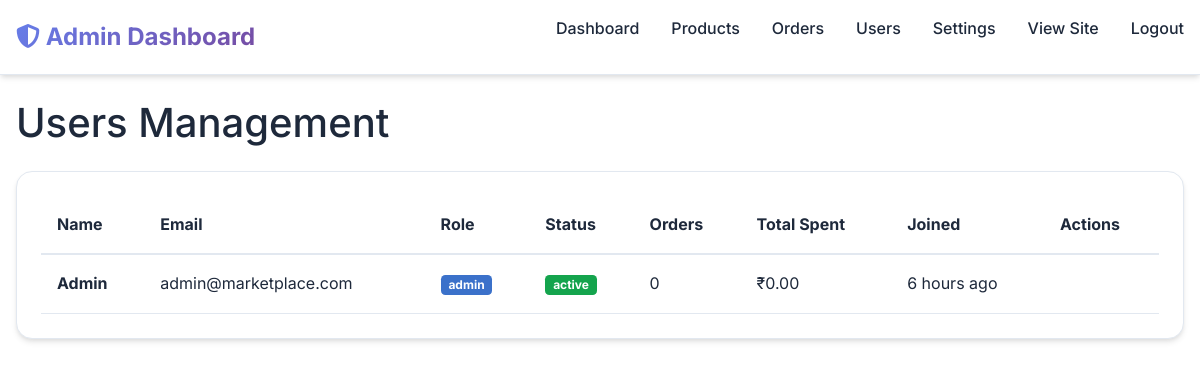
The page /ecommerce/admin/users.php (signed in) on the database its author committed.
### tables this page shows
CREATE TABLE users (
    id INT PRIMARY KEY AUTO_INCREMENT,
    name VARCHAR(100) NOT NULL,
    email VARCHAR(150) UNIQUE NOT NULL,
    password VARCHAR(255) NOT NULL,
    role ENUM('user', 'admin') DEFAULT 'user',
    status ENUM('active', 'blocked') DEFAULT 'active',
    created_at TIMESTAMP DEFAULT CURRENT_TIMESTAMP,
    updated_at TIMESTAMP DEFAULT CURRENT_TIMESTAMP ON UPDATE CURRENT_TIMESTAMP,
    INDEX idx_email (email),
    INDEX idx_role (role)
);

### ecommerce/includes/functions.php (called while the page is built, shortened)
<?php
function formatCurrency($amount) {
    $settings = getSettings();
    $symbol = $settings['currency_symbol'] ?? '₹';
    return $symbol . number_format($amount, 2);
}
function getSettings() {
    static $settings = null;
    if ($settings === null) {
        $db = Database::getInstance()->getConnection();
        $stmt = $db->query("SELECT setting_key, setting_value FROM settings");
        $settings = [];
        while ($row = $stmt->fetch()) {
            $settings[$row['setting_key']] = $row['setting_value'];
        }
    }
    return $settings;
}
function baseUrl($path = '') {
    return APP_URL . '/' . ltrim($path, '/');
}
function asset($path) {
    return baseUrl('assets/' . ltrim($path, '/'));
}
function timeAgo($datetime) {
    $timestamp = strtotime($datetime);
    $diff = time() - $timestamp;
    if ($diff < 86400) return floor($diff / 3600) . ' hours ago';
    return date('M d, Y', $timestamp);
}

### ecommerce/admin/users.php (the view, shortened to what this page needs)
<?php
require_once '../includes/functions.php';
$db = Database::getInstance()->getConnection();
$stmt = $db->query("
    SELECT id, name, email, role, status, created_at,
           (SELECT COUNT(*) FROM orders WHERE user_id = users.id AND payment_status = 'completed') as order_count,
           (SELECT SUM(final_amount) FROM orders WHERE user_id = users.id AND payment_status = 'completed') as total_spent
    FROM users
    ORDER BY created_at DESC
");
$users = $stmt->fetchAll();
?>
<!DOCTYPE html>
<html lang="en">
<head>
    <link rel="stylesheet" href="https://cdnjs.cloudflare.com/ajax/libs/font-awesome/6.4.0/css/all.min.css">
    <link href="https://cdnjs.cloudflare.com/ajax/libs/mdb-ui-kit/6.4.2/mdb.min.css" rel="stylesheet">
    <link rel="stylesheet" href="<?= asset('css/styles.css') ?>">
</head>
<body>
    <nav class="desktop-navbar">
        <div class="container">
            <a href="<?= baseUrl('admin/index.php') ?>" class="logo">
                <i class="fas fa-shield-alt"></i> Admin Dashboard
            </a>
            <ul class="nav-links">
                <li><a href="<?= baseUrl('admin/index.php') ?>">Dashboard</a></li>
                <li><a href="<?= baseUrl('admin/products.php') ?>">Products</a></li>
                <li><a href="<?= baseUrl('admin/orders.php') ?>">Orders</a></li>
                <li><a href="<?= baseUrl('admin/users.php') ?>" class="active">Users</a></li>
                <li><a href="<?= baseUrl('admin/settings.php') ?>">Settings</a></li>
                <li><a href="<?= baseUrl() ?>">View Site</a></li>
                <li><a href="<?= baseUrl('api/auth/logout.php') ?>">Logout</a></li>
            </ul>
        </div>
    </nav>
    <div class="container mt-4">
        <h1 class="mb-4">Users Management</h1>
        <div class="card">
            <div style="overflow-x: auto;">
                <table style="width: 100%; border-collapse: collapse;">
                    <thead>
                        <tr style="border-bottom: 2px solid var(--border-color);">
                            <th style="padding: 1rem; text-align: left;">Name</th>
                            <th style="padding: 1rem; text-align: left;">Email</th>
                            <th style="padding: 1rem; text-align: left;">Role</th>
                            <th style="padding: 1rem; text-align: left;">Status</th>
                            <th style="padding: 1rem; text-align: left;">Orders</th>
                            <th style="padding: 1rem; text-align: left;">Total Spent</th>
                            <th style="padding: 1rem; text-align: left;">Joined</th>
                            <th style="padding: 1rem; text-align: left;">Actions</th>
                        </tr>
                    </thead>
                    <tbody>
                        <?php foreach ($users as $user): ?>
                            <tr style="border-bottom: 1px solid var(--border-color);">
                                <td style="padding: 1rem;">
                                    <strong><?= htmlspecialchars($user['name']) ?></strong>
                                </td>
                                <td style="padding: 1rem;"><?= htmlspecialchars($user['email']) ?></td>
                                <td style="padding: 1rem;">
                                    <span class="badge <?= $user['role'] === 'admin' ? 'bg-primary' : 'bg-secondary' ?>">
                                        <?= htmlspecialchars($user['role']) ?>
                                    </span>
                                </td>
                                <td style="padding: 1rem;">
                                    <span class="badge <?= $user['status'] === 'active' ? 'bg-success' : 'bg-danger' ?>">
                                        <?= htmlspecialchars($user['status']) ?>
                                    </span>
                                </td>
                                <td style="padding: 1rem;"><?= $user['order_count'] ?></td>
                                <td style="padding: 1rem;"><?= formatCurrency($user['total_spent'] ?? 0) ?></td>
                                <td style="padding: 1rem;"><?= timeAgo($user['created_at']) ?></td>
                                <td style="padding: 1rem;">
                                </td>
                            </tr>
                        <?php endforeach; ?>
                    </tbody>
                </table>
            </div>
        </div>
    </div>
</body>
</html>

### ecommerce/assets/css/styles.css (style rules this page uses)
:root { --primary: #6366f1; --primary-dark: #4f46e5; --secondary: #8b5cf6; --accent: #ec4899; --success: #10b981; --warning: #f59e0b; --danger: #ef4444; --info: #3b82f6; --gradient-primary: linear-gradient(135deg, #667eea 0%, #764ba2 100%); --gradient-secondary: linear-gradient(135deg, #f093fb 0%, #f5576c 100%); --gradient-success: linear-gradient(135deg, #4facfe 0%, #00f2fe 100%); --bg-primary: #ffffff; --bg-secondary: #f8fafc; --bg-tertiary: #f1f5f9; --bg-hover: #f1f5f9; --text-primary: #1e293b; --text-secondary: #64748b; --border-color: #e2e8f0; --shadow: 0 4px 6px -1px rgba(0, 0, 0, 0.1), 0 2px 4px -1px rgba(0, 0, 0, 0.06); --shadow-lg: 0 20px 25px -5px rgba(0, 0, 0, 0.1), 0 10px 10px -5px rgba(0, 0, 0, 0.04); }
* { margin: 0; padding: 0; box-sizing: border-box; }
body { font-family: 'Inter', -apple-system, BlinkMacSystemFont, 'Segoe UI', Roboto, sans-serif; background-color: var(--bg-primary); color: var(--text-primary); line-height: 1.6; transition: background-color 0.3s ease, color 0.3s ease; }
.desktop-navbar { background: var(--bg-primary); border-bottom: 1px solid var(--border-color); padding: 1rem 0; position: sticky; top: 0; z-index: 999; box-shadow: var(--shadow); }
.desktop-navbar .container { display: flex; justify-content: space-between; align-items: center; max-width: 1200px; margin: 0 auto; padding: 0 1rem; }
.desktop-navbar .logo { font-size: 1.5rem; font-weight: 700; background: var(--gradient-primary); -webkit-background-clip: text; -webkit-text-fill-color: transparent; background-clip: text; text-decoration: none; }
.desktop-navbar .nav-links { display: flex; gap: 2rem; list-style: none; }
.desktop-navbar .nav-links a { text-decoration: none; color: var(--text-primary); font-weight: 500; transition: color 0.3s ease; }
.card { background: var(--bg-primary); border-radius: 1rem; padding: 1.5rem; box-shadow: var(--shadow); transition: transform 0.3s ease, box-shadow 0.3s ease; border: 1px solid var(--border-color); }
@media (min-width: 769px) { .desktop-navbar { display: block; } }
.container { max-width: 1200px; margin: 0 auto; padding: 0 1rem; }
.mt-4 { margin-top: 2rem; }
.mb-4 { margin-bottom: 2rem; }

### rows shown on the page
users: name "Admin", email "admin@marketplace.com", role "admin", status "active", order_count "0", total_spent "₹0.00", created_at "6 hours ago"
